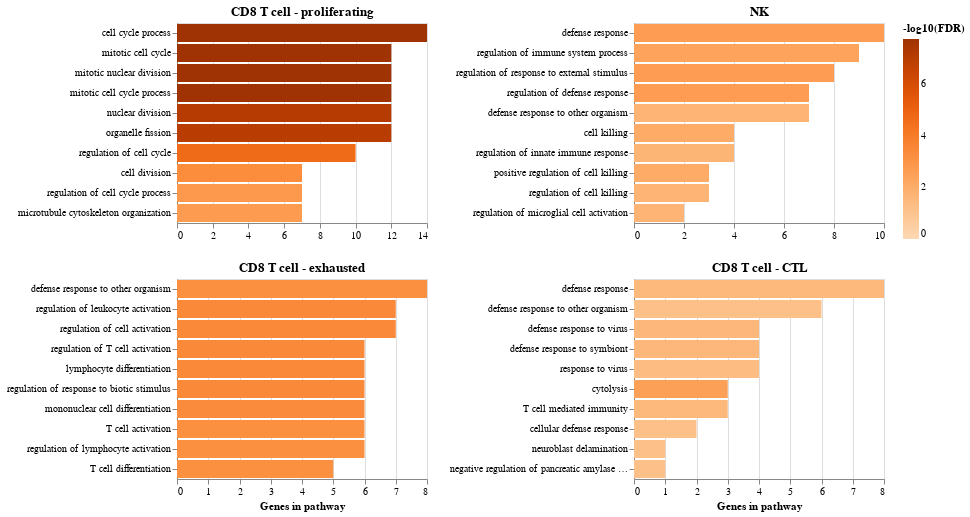

This figure's notebook cell:
### Code cell
order = ['CD8 T cell - proliferating', 'CD8 T cell - exhausted', 'NK', 'CD8 T cell - CTL']
top_level = []
for i, k in enumerate(order):
    chart = alt.Chart(pathways[k].iloc[:10], title=k)
    chart = chart.mark_bar().encode(
        y=alt.Y(f'Name:N', axis=alt.Axis(title=None), sort='-x'),
        x=alt.X(f'Genes in pathway:Q', scale=alt.Scale(zero=False), axis=alt.Axis(grid=True),
               title='Genes in pathway' if i in [1,3] else ''),
        color=alt.Color(f'-log10(FDR):Q', scale=alt.Scale(zero=True, scheme='oranges')),
    ).properties(width=250)
    
    if i==0:
        top_level.append(chart)
    elif i == 1:
        top_level[0] = alt.vconcat(top_level[0], chart)
    elif i == 2:
        top_level.append(chart)
    elif i == 3:
        top_level[1] = alt.vconcat(top_level[1], chart)

top_level = alt.hconcat(top_level[0], top_level[1])
top_level

### Figure 1 — Vega-Lite specification as saved in the notebook (floating-point values rounded to 4 significant figures)
{"config": {"view": {"continuousWidth": 400, "continuousHeight": 300}}, "hconcat": [{"vconcat": [{"data": {"name": "data-7dbade57ef0751cf56d430bdb9d47d35"}, "mark": "bar", "encoding": {"color": {"type": "quantitative", "field": "-log10(FDR)", "scale": {"scheme": "oranges", "zero": true}}, "x": {"type": "quantitative", "axis": {"grid": true}, "field": "Genes in pathway", "scale": {"zero": false}, "title": ""}, "y": {"type": "nominal", "axis": {"title": null}, "field": "Name", "sort": "-x"}}, "title": "CD8 T cell - proliferating", "width": 250}, {"data": {"name": "data-c6a28a6f39f730934e116048716bc97a"}, "mark": "bar", "encoding": {"color": {"type": "quantitative", "field": "-log10(FDR)", "scale": {"scheme": "oranges", "zero": true}}, "x": {"type": "quantitative", "axis": {"grid": true}, "field": "Genes in pathway", "scale": {"zero": false}, "title": "Genes in pathway"}, "y": {"type": "nominal", "axis": {"title": null}, "field": "Name", "sort": "-x"}}, "title": "CD8 T cell - exhausted", "width": 250}]}, {"vconcat": [{"data": {"name": "data-e662c2cdfff994ffad8eaa8e63b63d87"}, "mark": "bar", "encoding": {"color": {"type": "quantitative", "field": "-log10(FDR)", "scale": {"scheme": "oranges", "zero": true}}, "x": {"type": "quantitative", "axis": {"grid": true}, "field": "Genes in pathway", "scale": {"zero": false}, "title": ""}, "y": {"type": "nominal", "axis": {"title": null}, "field": "Name", "sort": "-x"}}, "title": "NK", "width": 250}, {"data": {"name": "data-7a7ccfae7c9a5f82896dc5e6252af39b"}, "mark": "bar", "encoding": {"color": {"type": "quantitative", "field": "-log10(FDR)", "scale": {"scheme": "oranges", "zero": true}}, "x": {"type": "quantitative", "axis": {"grid": true}, "field": "Genes in pathway", "scale": {"zero": false}, "title": "Genes in pathway"}, "y": {"type": "nominal", "axis": {"title": null}, "field": "Name", "sort": "-x"}}, "title": "CD8 T cell - CTL", "width": 250}]}], "$schema": "https://vega.github.io/schema/vega-lite/v4.8.1.json", "datasets": {"data-7dbade57ef0751cf56d430bdb9d47d35": [{"Category": "GO: Biological Process", "ID": "GO:0022402", "Name": "cell cycle process", "Source": " ", "p-value": 1.593e-11, "q-value Bonferroni": 1.959e-08, "q-value FDR B&H": 1.787e-08, "q-value FDR B&Y": 1.375e-07, "Hit Count in Query List": 14, "Hit Count in Genome": 1671, "Hit in Query List": "MKI67,RRM2,TYMS,NUSAP1,CDC123,TUBA1B,PCLAF,HMGB1,RANBP1,MCM7,PSMA2,MAD2L1,STMN1,TUBB", "-log10(FDR)": 7.748, "Genes in pathway": 14}, {"Category": "GO: Biological Process", "ID": "GO:0000278", "Name": "mitotic cell cycle", "Source": " ", "p-value": 5.812e-11, "q-value Bonferroni": 7.148e-08, "q-value FDR B&H": 1.787e-08, "q-value FDR B&Y": 1.375e-07, "Hit Count in Query List": 12, "Hit Count in Genome": 1108, "Hit in Query List": "MKI67,RRM2,TYMS,NUSAP1,TUBA1B,HMGB1,RANBP1,MCM7,PSMA2,MAD2L1,STMN1,TUBB", "-log10(FDR)": 7.748, "Genes in pathway": 12}, {"Category": "GO: Biological Process", "ID": "GO:0140014", "Name": "mitotic nuclear division", "Source": " ", "p-value": 5.812e-11, "q-value Bonferroni": 7.148e-08, "q-value FDR B&H": 1.787e-08, "q-value FDR B&Y": 1.375e-07, "Hit Count in Query List": 12, "Hit Count in Genome": 1108, "Hit in Query List": "MKI67,RRM2,TYMS,NUSAP1,TUBA1B,HMGB1,RANBP1,MCM7,PSMA2,MAD2L1,STMN1,TUBB", "-log10(FDR)": 7.748, "Genes in pathway": 12}, {"Category": "GO: Biological Process", "ID": "GO:1903047", "Name": "mitotic cell cycle process", "Source": " ", "p-value": 5.812e-11, "q-value Bonferroni": 7.148e-08, "q-value FDR B&H": 1.787e-08, "q-value FDR B&Y": 1.375e-07, "Hit Count in Query List": 12, "Hit Count in Genome": 1108, "Hit in Query List": "MKI67,RRM2,TYMS,NUSAP1,TUBA1B,HMGB1,RANBP1,MCM7,PSMA2,MAD2L1,STMN1,TUBB", "-log10(FDR)": 7.748, "Genes in pathway": 12}, {"Category": "GO: Biological Process", "ID": "GO:0000280", "Name": "nuclear division", "Source": " ", "p-value": 3.183e-10, "q-value Bonferroni": 3.915e-07, "q-value FDR B&H": 7.829e-08, "q-value FDR B&Y": 6.023e-07, "Hit Count in Query List": 12, "Hit Count in Genome": 1283, "Hit in Query List": "MKI67,RRM2,TYMS,NUSAP1,TUBA1B,HMGB1,RANBP1,MCM7,PSMA2,MAD2L1,STMN1,TUBB", "-log10(FDR)": 7.106, "Genes in pathway": 12}, {"Category": "GO: Biological Process", "ID": "GO:0048285", "Name": "organelle fission", "Source": " ", "p-value": 5.078e-10, "q-value Bonferroni": 6.246e-07, "q-value FDR B&H": 1.041e-07, "q-value FDR B&Y": 8.008e-07, "Hit Count in Query List": 12, "Hit Count in Genome": 1336, "Hit in Query List": "MKI67,RRM2,TYMS,NUSAP1,TUBA1B,HMGB1,RANBP1,MCM7,PSMA2,MAD2L1,STMN1,TUBB", "-log10(FDR)": 6.983, "Genes in pathway": 12}, {"Category": "GO: Biological Process", "ID": "GO:0051726", "Name": "regulation of cell cycle", "Source": " ", "p-value": 1.291e-07, "q-value Bonferroni": 0.0001588, "q-value FDR B&H": 2.269e-05, "q-value FDR B&Y": 0.0001745, "Hit Count in Query List": 10, "Hit Count in Genome": 1311, "Hit in Query List": "MKI67,RRM2,NUSAP1,CDC123,PCLAF,HMGB1,RANBP1,PSMA2,MAD2L1,TUBB", "-log10(FDR)": 4.644, "Genes in pathway": 10}, {"Category": "GO: Biological Process", "ID": "GO:0051301", "Name": "cell division", "Source": " ", "p-value": 3.147e-06, "q-value Bonferroni": 0.003871, "q-value FDR B&H": 0.0004839, "q-value FDR B&Y": 0.003722, "Hit Count in Query List": 7, "Hit Count in Genome": 704, "Hit in Query List": "NUSAP1,CDC123,TUBA1B,HMGB2,MAD2L1,STMN1,TUBB", "-log10(FDR)": 3.315, "Genes in pathway": 7}, {"Category": "GO: Biological Process", "ID": "GO:0010564", "Name": "regulation of cell cycle process", "Source": " ", "p-value": 1.104e-05, "q-value Bonferroni": 0.01358, "q-value FDR B&H": 0.001509, "q-value FDR B&Y": 0.01161, "Hit Count in Query List": 7, "Hit Count in Genome": 852, "Hit in Query List": "MKI67,RRM2,NUSAP1,RANBP1,PSMA2,MAD2L1,TUBB", "-log10(FDR)": 2.821, "Genes in pathway": 7}, {"Category": "GO: Biological Process", "ID": "GO:0000226", "Name": "microtubule cytoskeleton organization", "Source": " ", "p-value": 1.613e-05, "q-value Bonferroni": 0.01984, "q-value FDR B&H": 0.001984, "q-value FDR B&Y": 0.01526, "Hit Count in Query List": 7, "Hit Count in Genome": 903, "Hit in Query List": "NUSAP1,TUBA1B,PCLAF,RANBP1,MAD2L1,STMN1,TUBB", "-log10(FDR)": 2.702, "Genes in pathway": 7}], "data-c6a28a6f39f730934e116048716bc97a": [{"Category": "GO: Biological Process", "ID": "GO:0050863", "Name": "regulation of T cell activation", "Source": " ", "p-value": 3.953e-07, "q-value Bonferroni": 0.0005527, "q-value FDR B&H": 0.0003529, "q-value FDR B&Y": 0.00276, "Hit Count in Query List": 6, "Hit Count in Genome": 373, "Hit in Query List": "IFNG,RASGRP1,PTPN22,VCAM1,LAG3,PRDM1", "-log10(FDR)": 3.452, "Genes in pathway": 6}, {"Category": "GO: Biological Process", "ID": "GO:0002694", "Name": "regulation of leukocyte activation", "Source": " ", "p-value": 6.852e-07, "q-value Bonferroni": 0.0009579, "q-value FDR B&H": 0.0003529, "q-value FDR B&Y": 0.00276, "Hit Count in Query List": 7, "Hit Count in Genome": 680, "Hit in Query List": "IFNG,SYT11,RASGRP1,PTPN22,VCAM1,LAG3,PRDM1", "-log10(FDR)": 3.452, "Genes in pathway": 7}, {"Category": "GO: Biological Process", "ID": "GO:0030098", "Name": "lymphocyte differentiation", "Source": " ", "p-value": 9.082e-07, "q-value Bonferroni": 0.00127, "q-value FDR B&H": 0.0003529, "q-value FDR B&Y": 0.00276, "Hit Count in Query List": 6, "Hit Count in Genome": 430, "Hit in Query List": "IFNG,RASGRP1,PTPN22,VCAM1,LAG3,PRDM1", "-log10(FDR)": 3.452, "Genes in pathway": 6}, {"Category": "GO: Biological Process", "ID": "GO:0050865", "Name": "regulation of cell activation", "Source": " ", "p-value": 1.114e-06, "q-value Bonferroni": 0.001557, "q-value FDR B&H": 0.0003529, "q-value FDR B&Y": 0.00276, "Hit Count in Query List": 7, "Hit Count in Genome": 731, "Hit in Query List": "IFNG,SYT11,RASGRP1,PTPN22,VCAM1,LAG3,PRDM1", "-log10(FDR)": 3.452, "Genes in pathway": 7}, {"Category": "GO: Biological Process", "ID": "GO:0002831", "Name": "regulation of response to biotic stimulus", "Source": " ", "p-value": 1.262e-06, "q-value Bonferroni": 0.001765, "q-value FDR B&H": 0.0003529, "q-value FDR B&Y": 0.00276, "Hit Count in Query List": 6, "Hit Count in Genome": 455, "Hit in Query List": "IFNG,SYT11,RASGRP1,PTPN22,LAG3,PRDM1", "-log10(FDR)": 3.452, "Genes in pathway": 6}, {"Category": "GO: Biological Process", "ID": "GO:1903131", "Name": "mononuclear cell differentiation", "Source": " ", "p-value": 1.851e-06, "q-value Bonferroni": 0.002588, "q-value FDR B&H": 0.0004313, "q-value FDR B&Y": 0.003373, "Hit Count in Query List": 6, "Hit Count in Genome": 486, "Hit in Query List": "IFNG,RASGRP1,PTPN22,VCAM1,LAG3,PRDM1", "-log10(FDR)": 3.365, "Genes in pathway": 6}, {"Category": "GO: Biological Process", "ID": "GO:0098542", "Name": "defense response to other organism", "Source": " ", "p-value": 3.782e-06, "q-value Bonferroni": 0.005288, "q-value FDR B&H": 0.0006567, "q-value FDR B&Y": 0.005136, "Hit Count in Query List": 8, "Hit Count in Genome": 1285, "Hit in Query List": "IFNG,SYT11,RASGRP1,PTPN22,PADI4,VCAM1,LAG3,PRDM1", "-log10(FDR)": 3.183, "Genes in pathway": 8}, {"Category": "GO: Biological Process", "ID": "GO:0030217", "Name": "T cell differentiation", "Source": " ", "p-value": 3.847e-06, "q-value Bonferroni": 0.005378, "q-value FDR B&H": 0.0006567, "q-value FDR B&Y": 0.005136, "Hit Count in Query List": 5, "Hit Count in Genome": 302, "Hit in Query List": "IFNG,RASGRP1,PTPN22,LAG3,PRDM1", "-log10(FDR)": 3.183, "Genes in pathway": 5}, {"Category": "GO: Biological Process", "ID": "GO:0042110", "Name": "T cell activation", "Source": " ", "p-value": 4.466e-06, "q-value Bonferroni": 0.006243, "q-value FDR B&H": 0.0006567, "q-value FDR B&Y": 0.005136, "Hit Count in Query List": 6, "Hit Count in Genome": 566, "Hit in Query List": "IFNG,RASGRP1,PTPN22,VCAM1,LAG3,PRDM1", "-log10(FDR)": 3.183, "Genes in pathway": 6}, {"Category": "GO: Biological Process", "ID": "GO:0051249", "Name": "regulation of lymphocyte activation", "Source": " ", "p-value": 4.698e-06, "q-value Bonferroni": 0.006567, "q-value FDR B&H": 0.0006567, "q-value FDR B&Y": 0.005136, "Hit Count in Query List": 6, "Hit Count in Genome": 571, "Hit in Query List": "IFNG,RASGRP1,PTPN22,VCAM1,LAG3,PRDM1", "-log10(FDR)": 3.183, "Genes in pathway": 6}], "data-e662c2cdfff994ffad8eaa8e63b63d87": [{"Category": "GO: Biological Process", "ID": "GO:0006952", "Name": "defense response", "Source": " ", "p-value": 4.741e-06, "q-value Bonferroni": 0.004239, "q-value FDR B&H": 0.002133, "q-value FDR B&Y": 0.01573, "Hit Count in Query List": 10, "Hit Count in Genome": 1935, "Hit in Query List": "AKNA,SUMO1,PRF1,KLRD1,SPON2,GNLY,CST7,ATM,NCR3,TXK", "-log10(FDR)": 2.671, "Genes in pathway": 10}, {"Category": "GO: Biological Process", "ID": "GO:0031347", "Name": "regulation of defense response", "Source": " ", "p-value": 5.639e-06, "q-value Bonferroni": 0.005041, "q-value FDR B&H": 0.002133, "q-value FDR B&Y": 0.01573, "Hit Count in Query List": 7, "Hit Count in Genome": 769, "Hit in Query List": "AKNA,SUMO1,KLRD1,CST7,ATM,NCR3,TXK", "-log10(FDR)": 2.671, "Genes in pathway": 7}, {"Category": "GO: Biological Process", "ID": "GO:0032101", "Name": "regulation of response to external stimulus", "Source": " ", "p-value": 7.157e-06, "q-value Bonferroni": 0.006399, "q-value FDR B&H": 0.002133, "q-value FDR B&Y": 0.01573, "Hit Count in Query List": 8, "Hit Count in Genome": 1147, "Hit in Query List": "AKNA,HOPX,SUMO1,KLRD1,CST7,ATM,NCR3,TXK", "-log10(FDR)": 2.671, "Genes in pathway": 8}, {"Category": "GO: Biological Process", "ID": "GO:0002682", "Name": "regulation of immune system process", "Source": " ", "p-value": 1.835e-05, "q-value Bonferroni": 0.01641, "q-value FDR B&H": 0.004102, "q-value FDR B&Y": 0.03024, "Hit Count in Query List": 9, "Hit Count in Genome": 1747, "Hit in Query List": "SUMO1,KLRD1,SPON2,CST7,KLRF1,CD247,ATM,NCR3,TXK", "-log10(FDR)": 2.387, "Genes in pathway": 9}, {"Category": "GO: Biological Process", "ID": "GO:0031343", "Name": "positive regulation of cell killing", "Source": " ", "p-value": 4.73e-05, "q-value Bonferroni": 0.04229, "q-value FDR B&H": 0.008297, "q-value FDR B&Y": 0.06118, "Hit Count in Query List": 3, "Hit Count in Genome": 72, "Hit in Query List": "PRF1,KLRD1,NCR3", "-log10(FDR)": 2.081, "Genes in pathway": 3}, {"Category": "GO: Biological Process", "ID": "GO:0001906", "Name": "cell killing", "Source": " ", "p-value": 5.568e-05, "q-value Bonferroni": 0.04978, "q-value FDR B&H": 0.008297, "q-value FDR B&Y": 0.06118, "Hit Count in Query List": 4, "Hit Count in Genome": 218, "Hit in Query List": "PRF1,KLRD1,GNLY,NCR3", "-log10(FDR)": 2.081, "Genes in pathway": 4}, {"Category": "GO: Biological Process", "ID": "GO:0098542", "Name": "defense response to other organism", "Source": " ", "p-value": 0.0001535, "q-value Bonferroni": 0.1372, "q-value FDR B&H": 0.01918, "q-value FDR B&Y": 0.1415, "Hit Count in Query List": 7, "Hit Count in Genome": 1285, "Hit in Query List": "SUMO1,PRF1,KLRD1,SPON2,GNLY,NCR3,TXK", "-log10(FDR)": 1.717, "Genes in pathway": 7}, {"Category": "GO: Biological Process", "ID": "GO:0031341", "Name": "regulation of cell killing", "Source": " ", "p-value": 0.0001809, "q-value Bonferroni": 0.1618, "q-value FDR B&H": 0.01918, "q-value FDR B&Y": 0.1415, "Hit Count in Query List": 3, "Hit Count in Genome": 113, "Hit in Query List": "PRF1,KLRD1,NCR3", "-log10(FDR)": 1.717, "Genes in pathway": 3}, {"Category": "GO: Biological Process", "ID": "GO:1903978", "Name": "regulation of microglial cell activation", "Source": " ", "p-value": 0.0001931, "q-value Bonferroni": 0.1727, "q-value FDR B&H": 0.01918, "q-value FDR B&Y": 0.1415, "Hit Count in Query List": 2, "Hit Count in Genome": 21, "Hit in Query List": "CST7,ATM", "-log10(FDR)": 1.717, "Genes in pathway": 2}, {"Category": "GO: Biological Process", "ID": "GO:0045088", "Name": "regulation of innate immune response", "Source": " ", "p-value": 0.0002749, "q-value Bonferroni": 0.2457, "q-value FDR B&H": 0.02049, "q-value FDR B&Y": 0.1511, "Hit Count in Query List": 4, "Hit Count in Genome": 330, "Hit in Query List": "SUMO1,KLRD1,NCR3,TXK", "-log10(FDR)": 1.688, "Genes in pathway": 4}], "data-7a7ccfae7c9a5f82896dc5e6252af39b": [{"Category": "GO: Biological Process", "ID": "GO:0019835", "Name": "cytolysis", "Source": " ", "p-value": 5.793e-06, "q-value Bonferroni": 0.002908, "q-value FDR B&H": 0.002908, "q-value FDR B&Y": 0.01976, "Hit Count in Query List": 3, "Hit Count in Genome": 36, "Hit in Query List": "PRF1,GZMH,GZMM", "-log10(FDR)": 2.536, "Genes in pathway": 3}, {"Category": "GO: Biological Process", "ID": "GO:0051607", "Name": "defense response to virus", "Source": " ", "p-value": 0.000159, "q-value Bonferroni": 0.07983, "q-value FDR B&H": 0.02661, "q-value FDR B&Y": 0.1809, "Hit Count in Query List": 4, "Hit Count in Genome": 286, "Hit in Query List": "PRF1,SPON2,ILF3,CD8A", "-log10(FDR)": 1.575, "Genes in pathway": 4}, {"Category": "GO: Biological Process", "ID": "GO:0140546", "Name": "defense response to symbiont", "Source": " ", "p-value": 0.000159, "q-value Bonferroni": 0.07983, "q-value FDR B&H": 0.02661, "q-value FDR B&Y": 0.1809, "Hit Count in Query List": 4, "Hit Count in Genome": 286, "Hit in Query List": "PRF1,SPON2,ILF3,CD8A", "-log10(FDR)": 1.575, "Genes in pathway": 4}, {"Category": "GO: Biological Process", "ID": "GO:0002456", "Name": "T cell mediated immunity", "Source": " ", "p-value": 0.0002925, "q-value Bonferroni": 0.1468, "q-value FDR B&H": 0.03063, "q-value FDR B&Y": 0.2082, "Hit Count in Query List": 3, "Hit Count in Genome": 133, "Hit in Query List": "PRF1,GZMM,CD8A", "-log10(FDR)": 1.514, "Genes in pathway": 3}, {"Category": "GO: Biological Process", "ID": "GO:0006952", "Name": "defense response", "Source": " ", "p-value": 0.0003051, "q-value Bonferroni": 0.1532, "q-value FDR B&H": 0.03063, "q-value FDR B&Y": 0.2082, "Hit Count in Query List": 8, "Hit Count in Genome": 1935, "Hit in Query List": "AKNA,KLRG1,PRF1,SPON2,CST7,ILF3,GZMM,CD8A", "-log10(FDR)": 1.514, "Genes in pathway": 8}, {"Category": "GO: Biological Process", "ID": "GO:0009615", "Name": "response to virus", "Source": " ", "p-value": 0.000493, "q-value Bonferroni": 0.2475, "q-value FDR B&H": 0.04125, "q-value FDR B&Y": 0.2803, "Hit Count in Query List": 4, "Hit Count in Genome": 385, "Hit in Query List": "PRF1,SPON2,ILF3,CD8A", "-log10(FDR)": 1.385, "Genes in pathway": 4}, {"Category": "GO: Biological Process", "ID": "GO:0060234", "Name": "neuroblast delamination", "Source": " ", "p-value": 0.0009904, "q-value Bonferroni": 0.4972, "q-value FDR B&H": 0.06215, "q-value FDR B&Y": 0.4224, "Hit Count in Query List": 1, "Hit Count in Genome": 1, "Hit in Query List": "AKNA", "-log10(FDR)": 1.207, "Genes in pathway": 1}, {"Category": "GO: Biological Process", "ID": "GO:1902277", "Name": "negative regulation of pancreatic amylase secretion", "Source": " ", "p-value": 0.0009904, "q-value Bonferroni": 0.4972, "q-value FDR B&H": 0.06215, "q-value FDR B&Y": 0.4224, "Hit Count in Query List": 1, "Hit Count in Genome": 1, "Hit in Query List": "MADD", "-log10(FDR)": 1.207, "Genes in pathway": 1}, {"Category": "GO: Biological Process", "ID": "GO:0098542", "Name": "defense response to other organism", "Source": " ", "p-value": 0.001166, "q-value Bonferroni": 0.5855, "q-value FDR B&H": 0.06506, "q-value FDR B&Y": 0.4422, "Hit Count in Query List": 6, "Hit Count in Genome": 1285, "Hit in Query List": "KLRG1,PRF1,SPON2,ILF3,GZMM,CD8A", "-log10(FDR)": 1.187, "Genes in pathway": 6}, {"Category": "GO: Biological Process", "ID": "GO:0006968", "Name": "cellular defense response", "Source": " ", "p-value": 0.001487, "q-value Bonferroni": 0.7466, "q-value FDR B&H": 0.0662, "q-value FDR B&Y": 0.4499, "Hit Count in Query List": 2, "Hit Count in Genome": 58, "Hit in Query List": "KLRG1,PRF1", "-log10(FDR)": 1.179, "Genes in pathway": 2}]}}
